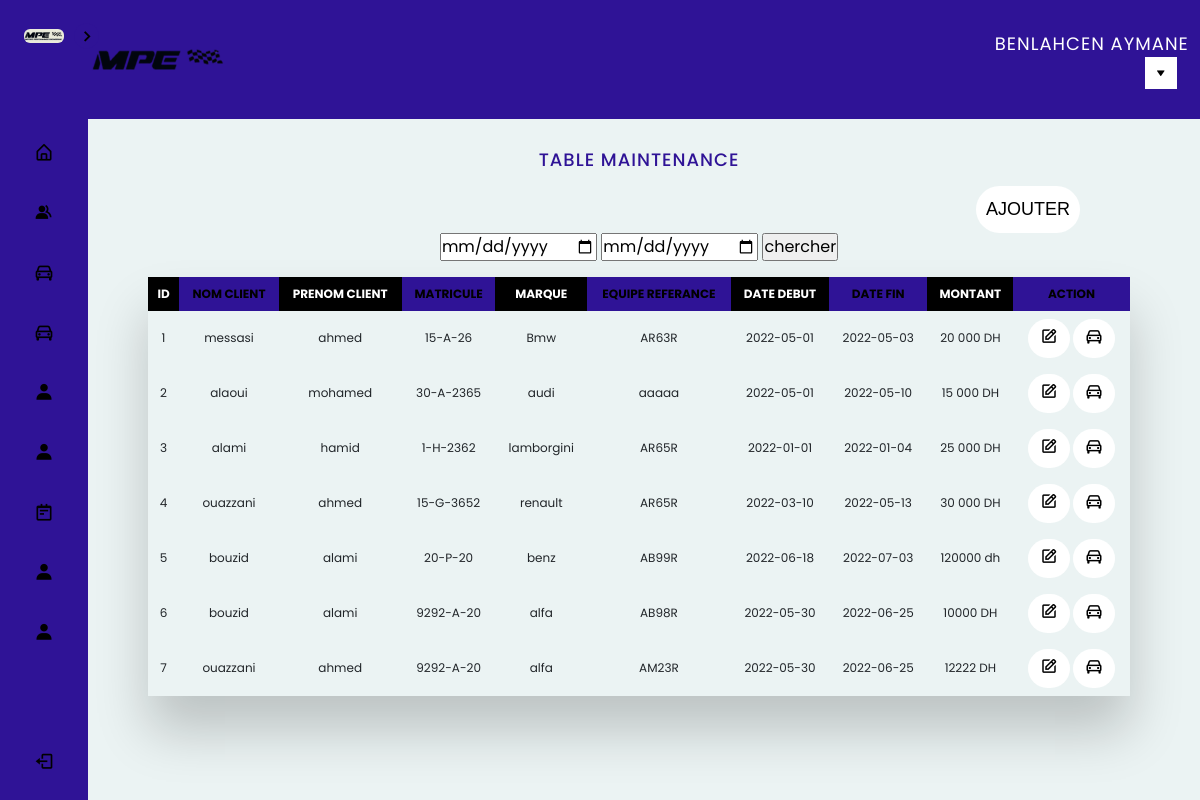
Page /admin/reparation.php (signed in) on the committed database.
### tables this page shows
CREATE TABLE `maintenance` (
  `id_maintenance` int(11) NOT NULL,
  `id_client` int(11) NOT NULL,
  `id_voiture` int(11) NOT NULL,
  `id_equipe` int(11) NOT NULL,
  `date_debut` date DEFAULT NULL,
  `date_fin` date DEFAULT NULL,
  `montant` varchar(100) DEFAULT NULL
);

CREATE TABLE `client` (
  `id_client` int(11) NOT NULL,
  `nom` varchar(50) DEFAULT NULL,
  `prenom` varchar(50) DEFAULT NULL,
  `ville` varchar(10) DEFAULT NULL,
  `tel` int(15) DEFAULT NULL,
  `email` varchar(200) DEFAULT NULL,
  `type` varchar(10) DEFAULT NULL
);

CREATE TABLE `voiture` (
  `id_voiture` int(11) NOT NULL,
  `id_client` int(11) NOT NULL,
  `matricule` varchar(100) NOT NULL,
  `marque` varchar(150) DEFAULT NULL,
  `modele` varchar(100) DEFAULT NULL,
  `couleur` varchar(50) DEFAULT NULL,
  `duree` varchar(20) DEFAULT NULL,
  `img` varchar(100) DEFAULT NULL,
  `annee` int(11) NOT NULL,
  `carburant` varchar(100) DEFAULT NULL
);

CREATE TABLE `equipe` (
  `id_equipe` int(11) NOT NULL,
  `id_garage` int(11) NOT NULL,
  `secteur` varchar(50) DEFAULT NULL,
  `referance` varchar(10) NOT NULL
);

### admin/reparation.php (the view, shortened to what this page needs)
<?php
include 'header.php';
?>
<h2>Table maintenance</h2></br>
<div class="ml-auto">
    <a class="btn btn-customm" href="ajoutermaintenance.php">AJOUTER</a>
    <div class="text-center mb-3">
        <form method="POST">
            <input type="date" name="date1">
            <input type="date" name="date2">
            <input type="submit" name="chercher" value="chercher">
        </form>
    </div>
</div>
<?php
$mysqli = new mysqli("localhost", "root", "", "db_maintenance");
$mysqli->set_charset("utf8");
if (isset($_POST['chercher'])) {
    $recherche1 = htmlspecialchars($_POST['date1']);
    $recherche2 = htmlspecialchars($_POST['date2']);
    $requete = "SELECT m.*, c.nom,c.prenom ,v.matricule,v.marque, eq.referance
            from maintenance m, client c,voiture v , equipe eq
            where m.id_client = c.id_client and v.id_voiture=m.id_voiture
            and eq.id_equipe=m.id_equipe and date_debut between  '$recherche1' AND '$recherche2';";
    $resultat = $mysqli->query($requete);
}else {
    $mysqli = new mysqli("localhost", "root", "", "db_maintenance");
    $mysqli->set_charset("utf8");
    $requete = "SELECT m.*, c.nom,c.prenom ,v.matricule,v.marque, eq.referance
            from maintenance m, client c,voiture v , equipe eq
            where m.id_client = c.id_client and v.id_voiture=m.id_voiture
            and eq.id_equipe=m.id_equipe;";
    $resultat = $mysqli->query($requete);
}
?>
<div class="table-wrapper">
    <table class="fl-table">
        <thead>
            <th>ID</th>
            <th>NOM CLIENT</th>
            <th>PRENOM CLIENT</th>
            <th>MATRICULE</th>
            <th>MARQUE</th>
            <th>EQUIPE REFERANCE</th>
            <th>DATE DEBUT</th>
            <th>DATE FIN</th>
            <th>MONTANT</th>
            <th>ACTION</th>
        </thead>
        <tbody>
            <?php while ($ligne = $resultat->fetch_assoc()) { ?>
                <tr>
                    <td>
                        <?= $ligne['id_maintenance'] ?>
                    </td>
                    <td>
                        <?= $ligne['nom'] ?>
                    </td>
                    <td>
                        <?= $ligne['prenom'] ?>
                    </td>
                    <td>
                        <?= $ligne['matricule'] ?>
                    </td>
                    <td>
                        <?= $ligne['marque'] ?>
                    </td>
                    <td>
                        <?= $ligne['referance'] ?>
                    </td>
                    <td>
                        <?= $ligne['date_debut'] ?>
                    </td>
                    <td>
                        <?= $ligne['date_fin'] ?>
                    </td>
                    <td>
                        <?= $ligne['montant'] ?>
                    </td>
                    <td>
                        <div class="aymxx">
                            <a class="btn btn-custom" href="modifiermaintenance.php?idmaintenance=<?php echo $ligne['id_maintenance'] ?>"><i class='bx bx-edit icon'></i></a>
                            <a class="btn btn-custom" href="supprimermaintenance.php?idmaintenance<?php echo $ligne['id_maintenance'] ?>"><i class='bx bx-car icon'></i></a>
                        </div>
                    </td>
                </tr>
            <?php }
            $mysqli->close(); ?>
        </tbody>
    </table>

### admin/header.php (shortened to what this page needs)
<?php
include 'cnx.php';
?>
<!DOCTYPE html>
<html lang="fr">
<head>
    <link href="https://cdn.jsdelivr.net/npm/bootstrap@5.2.0-beta1/dist/css/bootstrap.min.css" rel="stylesheet">
    <link rel="stylesheet" href="css/style.css">
    <link href='https://unpkg.com/boxicons@2.1.1/css/boxicons.min.css' rel='stylesheet'>
</head>
<body>
    <nav class="sidebar close">
        <header>
            <div class="image-text">
                <span class="image">
                    <a href="index.php">
                        <img src="img/logo.jpeg" alt="">
                    </a>
                </span>
            </div>
            <i class='bx bx-chevron-right toggle'></i>
        </header>
        <div class="menu-bar">
            <div class="menu">
                <ul class="menu-links">
                    <li class="nav-link">
                        <a href="index.php">
                            <i class='bx bx-home-alt icon'></i>
                        </a>
                    </li>
                    <li class="nav-link">
                        <a href="client.php">
                            <i class='bx bxs-group icon'></i>
                        </a>
                    </li>
                    <li class="nav-link">
                        <a href="voiture.php">
                            <i class='bx bx-car icon'></i>
                        </a>
                    </li>
                    <li class="nav-link">
                        <a href="piece.php">
                            <i class='bx bx-car icon'></i>
                        </a>
                    </li>
                    <li class="nav-link">
                        <a href="equipe.php">
                            <i class='bx bxs-user icon'></i>
                        </a>
                    </li>
                    <li class="nav-link">
                        <a href="employeur.php">
                            <i class='bx bxs-user icon'></i>
                        </a>
                    </li>
                    <li class="nav-link">
                        <a href="reparation.php">
                            <i class='bx bx-notepad icon'></i>
                        </a>
                    </li>
                    <li class="nav-link">
                        <a href="user.php">
                            <i class='bx bxs-user icon'></i>
                        </a>
                    </li>
                    <li class="nav-link">
                        <a href="garage.php">
                            <i class='bx bxs-user icon'></i>
                        </a>
                    </li>
                </ul>
            </div>
            <div class="bottom-content">
                <li class="">
                    <a href="logout.php">
                        <i class='bx bx-log-out icon'></i>
                    </a>
                </li>
            </div>
        </div>
    </nav>
    <section class="home">
        <div class="tfff">
            <header class="headerf">
                <img class="logo" src="img/image2.png" alt="logo">
                <span class="userrr">
                    <?php
                    $email = $_SESSION['admin'];
                    $query = "select * from admin where email = '$email'";
                    $stm = $cnx->prepare($query);
                    $stm->execute();
                    $admin = $stm->fetch();
                    echo $admin['nom'] . ' ' . $admin['prenom'];
                    ?></ </span>
                    <div class="dropdown">
                        <button class="dropbtn"><i class='bx bxs-down-arrow'></i></button>
                    </div>
            </header>

### rows in the picture
maintenance: id_maintenance "1", id_client.nom "messasi", id_client.prenom "ahmed", id_voiture.matricule "15-A-26", id_voiture.marque "Bmw", id_equipe.referance "AR63R", date_debut "2022-05-01", date_fin "2022-05-03", montant "20 000 DH"
maintenance: id_maintenance "2", id_client.nom "alaoui", id_client.prenom "mohamed", id_voiture.matricule "30-A-2365", id_voiture.marque "audi", id_equipe.referance "aaaaa", date_debut "2022-05-01", date_fin "2022-05-10", montant "15 000 DH"
maintenance: id_maintenance "3", id_client.nom "alami", id_client.prenom "hamid", id_voiture.matricule "1-H-2362", id_voiture.marque "lamborgini", id_equipe.referance "AR65R", date_debut "2022-01-01", date_fin "2022-01-04", montant "25 000 DH"
maintenance: id_maintenance "4", id_client.nom "ouazzani", id_client.prenom "ahmed", id_voiture.matricule "15-G-3652", id_voiture.marque "renault", id_equipe.referance "AR65R", date_debut "2022-03-10", date_fin "2022-05-13", montant "30 000 DH"
maintenance: id_maintenance "5", id_client.nom "bouzid", id_client.prenom "alami", id_voiture.matricule "20-P-20", id_voiture.marque "benz", id_equipe.referance "AB99R", date_debut "2022-06-18", date_fin "2022-07-03", montant "120000 dh"
maintenance: id_maintenance "6", id_client.nom "bouzid", id_client.prenom "alami", id_voiture.matricule "9292-A-20", id_voiture.marque "alfa", id_equipe.referance "AB98R", date_debut "2022-05-30", date_fin "2022-06-25", montant "10000 DH"
maintenance: id_maintenance "7", id_client.nom "ouazzani", id_client.prenom "ahmed", id_voiture.matricule "9292-A-20", id_voiture.marque "alfa", id_equipe.referance "AM23R", date_debut "2022-05-30", date_fin "2022-06-25", montant "12222 DH"

### other values in the picture
$admin['nom'] "BENLAHCEN"
$admin['prenom'] "AYMANE"
